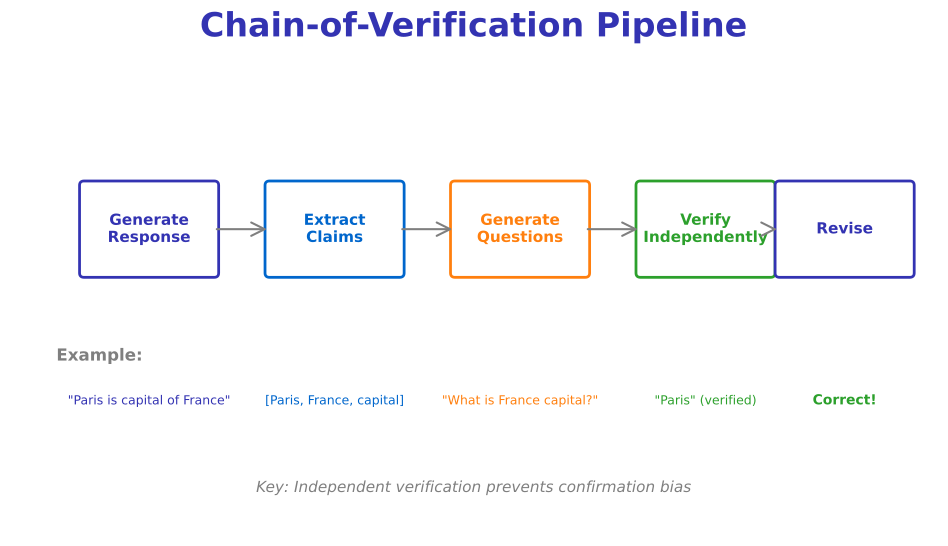

The script that saved this image:
"""
Verification Pipeline for Hallucination Detection
Week 9 - Hallucination Prevention
"""

from pathlib import Path

import matplotlib.patches as mpatches
import matplotlib.pyplot as plt
import numpy as np
from matplotlib.patches import FancyArrowPatch, FancyBboxPatch

plt.rcParams.update(
    {
        "font.size": 24,
        "axes.labelsize": 24,
        "axes.titlesize": 26,
        "figure.figsize": (10, 6),
        "figure.dpi": 150,
        "font.family": "sans-serif",
    }
)

MLPURPLE = "#3333B2"
MLBLUE = "#0066CC"
MLORANGE = "#FF7F0E"
MLGREEN = "#2CA02C"
MLRED = "#D62728"
MLGRAY = "#7F7F7F"

fig, ax = plt.subplots(figsize=(10, 6))
ax.set_xlim(0, 10)
ax.set_ylim(0, 6)
ax.axis("off")

ax.text(
    5,
    5.7,
    "Chain-of-Verification Pipeline",
    fontsize=24,
    fontweight="bold",
    ha="center",
    color=MLPURPLE,
)

# Pipeline stages
stages = [
    (1.5, 3.5, "Generate\nResponse", MLPURPLE),
    (3.5, 3.5, "Extract\nClaims", MLBLUE),
    (5.5, 3.5, "Generate\nQuestions", MLORANGE),
    (7.5, 3.5, "Verify\nIndependently", MLGREEN),
    (9.0, 3.5, "Revise", MLPURPLE),
]

for x, y, name, color in stages:
    box = FancyBboxPatch(
        (x - 0.7, y - 0.5),
        1.4,
        1.0,
        boxstyle="round,pad=0.05",
        facecolor="white",
        edgecolor=color,
        linewidth=2,
    )
    ax.add_patch(box)
    ax.text(x, y, name, fontsize=11, ha="center", va="center", fontweight="bold", color=color)

# Arrows
for i in range(len(stages) - 1):
    x1 = stages[i][0] + 0.7
    x2 = stages[i + 1][0] - 0.7
    ax.annotate(
        "", xy=(x2, 3.5), xytext=(x1, 3.5), arrowprops=dict(arrowstyle="->", color=MLGRAY, lw=1.5)
    )

# Example flow below
ax.text(0.5, 2.0, "Example:", fontsize=12, fontweight="bold", color=MLGRAY)

examples = [
    (1.5, 1.5, '"Paris is capital of France"', MLPURPLE),
    (3.5, 1.5, "[Paris, France, capital]", MLBLUE),
    (5.5, 1.5, '"What is France capital?"', MLORANGE),
    (7.5, 1.5, '"Paris" (verified)', MLGREEN),
]

for x, y, text, color in examples:
    ax.text(x, y, text, fontsize=9, ha="center", color=color)

# Verification result
ax.text(9.0, 1.5, "Correct!", fontsize=10, ha="center", color=MLGREEN, fontweight="bold")

# Key insight
ax.text(
    5.0,
    0.5,
    "Key: Independent verification prevents confirmation bias",
    fontsize=11,
    ha="center",
    color=MLGRAY,
    style="italic",
)

plt.tight_layout()
plt.savefig(Path(__file__).parent / "verification_pipeline.pdf", dpi=300, bbox_inches="tight", facecolor="white")
plt.close()
print(f"Chart saved to {Path(__file__).parent / 'verification_pipeline.pdf'}")
